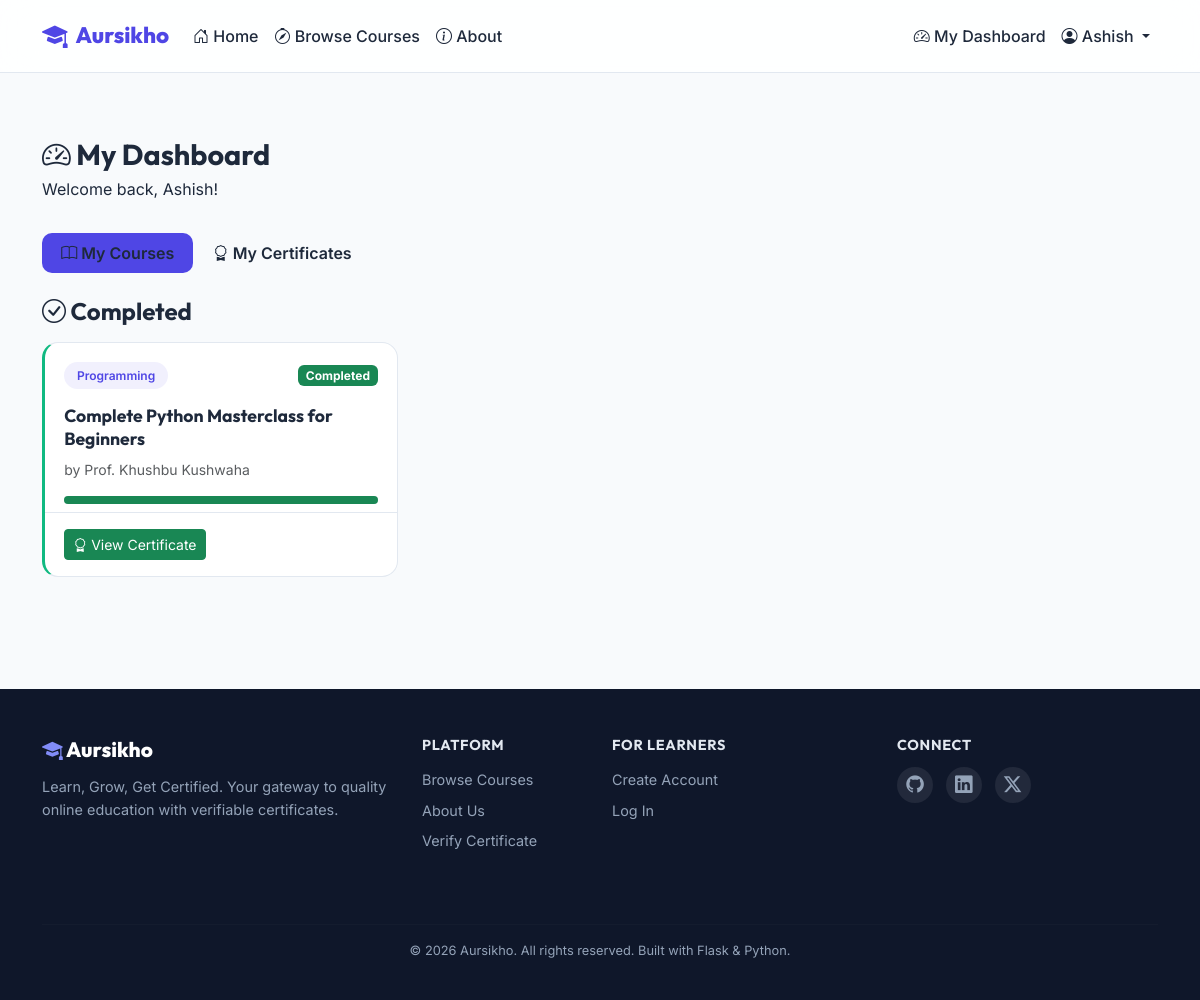
The page /student/dashboard (signed in) on the database its author committed.
### app/models.py (models this page shows, shortened)
class User(UserMixin, db.Model):
    __tablename__ = 'users'
    id = db.Column(db.Integer, primary_key=True)
    username = db.Column(db.String(64), unique=True, nullable=False, index=True)
    email = db.Column(db.String(120), unique=True, nullable=False, index=True)
    password_hash = db.Column(db.String(256), nullable=False)
    role = db.Column(db.String(20), nullable=False, default='student')  # student, instructor, admin
    full_name = db.Column(db.String(128), nullable=False)
    bio = db.Column(db.Text, default='')
    avatar = db.Column(db.String(256), default='default.png')
    created_at = db.Column(db.DateTime, default=lambda: datetime.now(timezone.utc))
    courses_teaching = db.relationship('Course', backref='instructor', lazy='dynamic')
    enrollments = db.relationship('Enrollment', backref='student', lazy='dynamic')
    certificates = db.relationship('Certificate', backref='student', lazy='dynamic')
    @property
    def is_student(self):
        return self.role == 'student'

class Enrollment(db.Model):
    __tablename__ = 'enrollments'
    id = db.Column(db.Integer, primary_key=True)
    student_id = db.Column(db.Integer, db.ForeignKey('users.id'), nullable=False)
    course_id = db.Column(db.Integer, db.ForeignKey('courses.id'), nullable=False)
    enrolled_at = db.Column(db.DateTime, default=lambda: datetime.now(timezone.utc))
    completed = db.Column(db.Boolean, default=False)
    completed_at = db.Column(db.DateTime, nullable=True)
    lesson_progress = db.relationship('LessonProgress', backref='enrollment', lazy='dynamic',
                                      cascade='all, delete-orphan')
    quiz_attempts = db.relationship('QuizAttempt', backref='enrollment', lazy='dynamic',
                                    cascade='all, delete-orphan')
    certificate = db.relationship('Certificate', backref='enrollment', uselist=False,
                                  cascade='all, delete-orphan')
    __table_args__ = (db.UniqueConstraint('student_id', 'course_id', name='unique_enrollment'),)

class Course(db.Model):
    __tablename__ = 'courses'
    id = db.Column(db.Integer, primary_key=True)
    title = db.Column(db.String(200), nullable=False)
    description = db.Column(db.Text, nullable=False)
    short_description = db.Column(db.String(300), default='')
    thumbnail = db.Column(db.String(256), default='default_course.png')
    category = db.Column(db.String(50), nullable=False, default='General')
    difficulty = db.Column(db.String(20), nullable=False, default='beginner')  # beginner, intermediate, advanced
    is_published = db.Column(db.Boolean, default=False)
    instructor_id = db.Column(db.Integer, db.ForeignKey('users.id'), nullable=False)
    created_at = db.Column(db.DateTime, default=lambda: datetime.now(timezone.utc))
    updated_at = db.Column(db.DateTime, default=lambda: datetime.now(timezone.utc),
                           onupdate=lambda: datetime.now(timezone.utc))
    lessons = db.relationship('Lesson', backref='course', lazy='dynamic',
                              order_by='Lesson.order_num', cascade='all, delete-orphan')
    quizzes = db.relationship('Quiz', backref='course', lazy='dynamic', cascade='all, delete-orphan')
    enrollments = db.relationship('Enrollment', backref='course', lazy='dynamic', cascade='all, delete-orphan')

### app/routes/student.py (the view)
@student_bp.route('/dashboard')
@login_required
@role_required('student')
def dashboard():
    enrollments = Enrollment.query.filter_by(student_id=current_user.id).order_by(
        Enrollment.enrolled_at.desc()).all()
    active_enrollments = [e for e in enrollments if not e.completed]
    completed_enrollments = [e for e in enrollments if e.completed]
    return render_template('dashboard/student.html',
                           active_enrollments=active_enrollments,
                           completed_enrollments=completed_enrollments,
                           title='My Dashboard')

### app/templates/dashboard/student.html (shortened to what this page needs)
{% extends "base.html" %}
{% block content %}
<section class="dashboard-section">
    <div class="container">
        <div class="dashboard-header">
            <h1><i class="bi bi-speedometer2"></i> My Dashboard</h1>
            <p>Welcome back, {{ current_user.full_name }}!</p>
        </div>
        <ul class="nav nav-pills dashboard-tabs mb-4" id="dashboardTabs">
            <li class="nav-item">
                <a class="nav-link {% if not show_certificates|default(false) %}active{% endif %}" href="{{ url_for('student.dashboard') }}">
                    <i class="bi bi-book"></i> My Courses
                </a>
            </li>
            <li class="nav-item">
                <a class="nav-link {% if show_certificates|default(false) %}active{% endif %}" href="{{ url_for('student.certificates') }}">
                    <i class="bi bi-award"></i> My Certificates
                </a>
            </li>
        </ul>
        {% if show_certificates|default(false) %}
        {% if certificates %}
        <div class="row g-4">
            {% for cert in certificates %}
            <div class="col-md-6 col-lg-4">
                <div class="certificate-card">
                    <div class="cert-icon"><i class="bi bi-award-fill"></i></div>
                    <h5>{{ cert.course.title }}</h5>
                    <p class="text-muted small">Issued: {{ cert.issued_at.strftime('%B %d, %Y') }}</p>
                    <p class="cert-uid small">ID: {{ cert.certificate_uid[:8] }}...</p>
                    <div class="cert-actions">
                        <a href="{{ url_for('certificate.view', uid=cert.certificate_uid) }}" class="btn btn-sm btn-primary">
                            <i class="bi bi-eye"></i> View
                        </a>
                        <a href="{{ url_for('certificate.download', uid=cert.certificate_uid) }}" class="btn btn-sm btn-outline-primary">
                            <i class="bi bi-download"></i> Download
                        </a>
                    </div>
                </div>
            </div>
            {% endfor %}
        </div>
        {% else %}
        <div class="empty-state">
            <i class="bi bi-award"></i>
            <h4>No certificates yet</h4>
            <p>Complete a course to earn your first certificate!</p>
            <a href="{{ url_for('main.browse') }}" class="btn btn-primary">Browse Courses</a>
        </div>
        {% endif %}
        {% else %}
        {% if completed_enrollments %}
        <h4 class="mb-3"><i class="bi bi-check-circle"></i> Completed</h4>
        <div class="row g-4">
            {% for enrollment in completed_enrollments %}
            <div class="col-md-6 col-lg-4">
                <div class="course-card completed-card">
                    <div class="course-card-header">
                        <div class="course-category-badge">{{ enrollment.course.category }}</div>
                        <span class="badge bg-success">Completed</span>
                    </div>
                    <div class="course-card-body">
                        <h5 class="course-title">{{ enrollment.course.title }}</h5>
                        <p class="text-muted small">by {{ enrollment.course.instructor.full_name }}</p>
                        <div class="progress mt-3" style="height: 8px;">
                            <div class="progress-bar bg-success" style="width: 100%"></div>
                        </div>
                    </div>
                    <div class="course-card-footer">
                        {% if enrollment.certificate %}
                        <a href="{{ url_for('certificate.view', uid=enrollment.certificate.certificate_uid) }}" class="btn btn-sm btn-success">
                            <i class="bi bi-award"></i> View Certificate
                        </a>
                        {% else %}
                        <a href="{{ url_for('courses.detail', course_id=enrollment.course.id) }}" class="btn btn-sm btn-outline-primary">
                            Pass Quiz to Get Certificate
                        </a>
                        {% endif %}
                    </div>
                </div>
            </div>
            {% endfor %}
        </div>
        {% endif %}
        {% endif %}
    </div>
</section>
{% endblock %}

### app/templates/base.html (shortened to what this page needs)
<!DOCTYPE html>
<html lang="en" data-bs-theme="light">
<head>
    <link href="https://cdn.jsdelivr.net/npm/bootstrap@5.3.3/dist/css/bootstrap.min.css" rel="stylesheet">
    <link href="https://cdn.jsdelivr.net/npm/bootstrap-icons@1.11.3/font/bootstrap-icons.min.css" rel="stylesheet">
    <link rel="stylesheet" href="{{ url_for('static', filename='css/style.css') }}">
</head>
<body>
    <nav class="navbar navbar-expand-lg sticky-top" id="mainNavbar">
        <div class="container">
            <a class="navbar-brand" href="{{ url_for('main.home') }}">
                <i class="bi bi-mortarboard-fill brand-icon"></i>
                <span class="brand-text">Aursikho</span>
            </a>
            <div class="collapse navbar-collapse" id="navbarContent">
                <ul class="navbar-nav me-auto mb-2 mb-lg-0">
                    <li class="nav-item">
                        <a class="nav-link" href="{{ url_for('main.home') }}">
                            <i class="bi bi-house-door"></i> Home
                        </a>
                    </li>
                    <li class="nav-item">
                        <a class="nav-link" href="{{ url_for('main.browse') }}">
                            <i class="bi bi-compass"></i> Browse Courses
                        </a>
                    </li>
                    <li class="nav-item">
                        <a class="nav-link" href="{{ url_for('main.about') }}">
                            <i class="bi bi-info-circle"></i> About
                        </a>
                    </li>
                </ul>
                <ul class="navbar-nav ms-auto">
                    {% if current_user.is_authenticated %}
                        {% if current_user.is_student %}
                        <li class="nav-item">
                            <a class="nav-link" href="{{ url_for('student.dashboard') }}">
                                <i class="bi bi-speedometer2"></i> My Dashboard
                            </a>
                        </li>
                        {% elif current_user.is_instructor %}
                        <li class="nav-item">
                            <a class="nav-link" href="{{ url_for('instructor.dashboard') }}">
                                <i class="bi bi-speedometer2"></i> Instructor Panel
                            </a>
                        </li>
                        {% elif current_user.is_admin %}
                        <li class="nav-item">
                            <a class="nav-link" href="{{ url_for('admin.panel') }}">
                                <i class="bi bi-shield-lock"></i> Admin Panel
                            </a>
                        </li>
                        {% endif %}
                        <li class="nav-item dropdown">
                            <a class="nav-link dropdown-toggle" href="#" role="button"
                               data-bs-toggle="dropdown" aria-expanded="false">
                                <i class="bi bi-person-circle"></i> {{ current_user.full_name }}
                            </a>
                        </li>
                    {% endif %}
                </ul>
            </div>
        </div>
    </nav>
    <main class="main-content">
        {% block content %}{% endblock %}
    </main>
    <footer class="site-footer">
        <div class="container">
            <div class="row">
                <div class="col-md-4 mb-4">
                    <h5 class="footer-brand">
                        <i class="bi bi-mortarboard-fill"></i> Aursikho
                    </h5>
                    <p class="footer-description">
                        Learn, Grow, Get Certified. Your gateway to quality online education with verifiable certificates.
                    </p>
                </div>
                <div class="col-md-2 mb-4">
                    <h6 class="footer-heading">Platform</h6>
                    <ul class="footer-links">
                        <li><a href="{{ url_for('main.browse') }}">Browse Courses</a></li>
                        <li><a href="{{ url_for('main.about') }}">About Us</a></li>
                        <li><a href="{{ url_for('certificate.verify_page') }}">Verify Certificate</a></li>
                    </ul>
                </div>
                <div class="col-md-3 mb-4">
                    <h6 class="footer-heading">For Learners</h6>
                    <ul class="footer-links">
                        <li><a href="{{ url_for('auth.register') }}">Create Account</a></li>
                        <li><a href="{{ url_for('auth.login') }}">Log In</a></li>
                    </ul>
                </div>
                <div class="col-md-3 mb-4">
                    <h6 class="footer-heading">Connect</h6>
                    <div class="footer-social">
                        <a href="#"><i class="bi bi-github"></i></a>
                        <a href="#"><i class="bi bi-linkedin"></i></a>
                        <a href="#"><i class="bi bi-twitter-x"></i></a>
                    </div>
                </div>
            </div>
            <hr class="footer-divider">
            <div class="footer-bottom">
                <p>&copy; 2026 Aursikho. All rights reserved. Built with Flask &amp; Python.</p>
            </div>
        </div>
    </footer>
</body>
</html>

### rows shown on the page
User: full_name "Ashish"
Enrollment: course.category "Programming", course "Complete Python Masterclass for Beginners", course.instructor.full_name "Prof. Khushbu Kushwaha"
